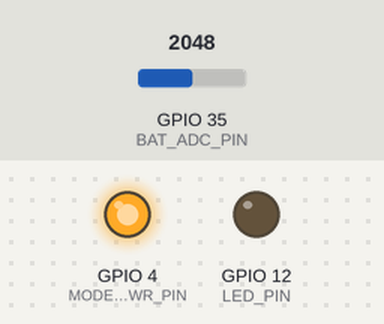
Bench run of a program on a simulated ESP32. Shown: output pins drawn as LEDs (lit = HIGH). The test bench sets the inputs (shaded band); at power-on: GPIO 35 (BAT_ADC_PIN) = 2048. Uploads are accepted with an empty reply; what the program prints to the serial monitor is not drawn. At 121.4 s the program puts the board to deep sleep or switches it off; the recording ends there.

Above: at 0.1 s.
At 17.3 s:
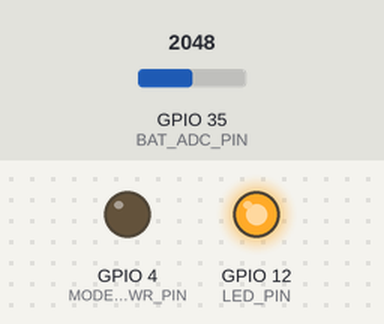
At 39.3 s:
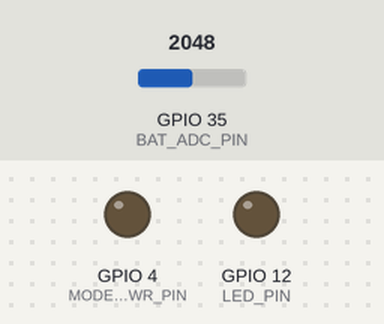
Timing chart, 0 to 40.0 s (numbered marks = the images above):
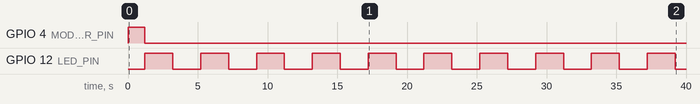

Measured:
- by itself, GPIO 4 (MODEM_PWR_PIN): LOW → HIGH at 0.02 s, → LOW 1.2 s later
- by itself, GPIO 12 (LED_PIN): alternates HIGH for 2.0 s and LOW for 2.0 s

The program:

main.cpp
```cpp
// Custom "AirTag" — GPS + LTE-M tracker firmware for LILYGO T-SIM7000G.
//
// Cycle: wake → power modem → GPS fix (with timeout) → LTE-M attach →
// HTTP POST one JSON ping to the self-hosted dashboard → modem off →
// ESP32 deep sleep. Everything is off between reports; deep-sleep draw
// on this board is ~1-2 mA (the modem's quiescent circuits dominate).

#include <Arduino.h>
#include "config.h"

#include <TinyGsmClient.h>
#include <ArduinoHttpClient.h>
#include <ArduinoJson.h>

// T-SIM7000G pin map (LilyGO schematic / official examples)
#define MODEM_PWR_PIN 4
#define MODEM_TX_PIN  27  // ESP32 TX -> SIM7000 RX
#define MODEM_RX_PIN  26  // ESP32 RX <- SIM7000 TX
#define LED_PIN       12
#define BAT_ADC_PIN   35  // battery voltage through onboard 1:2 divider

#define SerialAT Serial1

TinyGsm modem(SerialAT);
TinyGsmClient netClient(modem);
HttpClient http(netClient, SERVER_HOST, SERVER_PORT);

RTC_DATA_ATTR uint32_t bootCount = 0;

// The board runs PWRKEY through a level shifter, so the "hold low ≥1 s"
// power-on pulse from the SIM7000 datasheet is inverted here.
static void modemPowerOn() {
  pinMode(MODEM_PWR_PIN, OUTPUT);
  digitalWrite(MODEM_PWR_PIN, HIGH);
  delay(1200);
  digitalWrite(MODEM_PWR_PIN, LOW);
}

static uint16_t readBatteryMilliVolts() {
  analogSetAttenuation(ADC_11db);
  uint32_t sum = 0;
  for (int i = 0; i < 8; i++) {
    sum += analogReadMilliVolts(BAT_ADC_PIN);
    delay(2);
  }
  return (uint16_t)((sum / 8) * 2);  // undo the 1:2 divider
}

static void goToSleep() {
  // Cut GPS antenna power and shut the modem down before sleeping.
  modem.sendAT("+SGPIO=0,4,1,0");
  modem.waitResponse(1000L);
  modem.poweroff();
  digitalWrite(LED_PIN, HIGH);  // LED off (active low)
  Serial.printf("Sleeping %d min\n", SLEEP_MINUTES);
  Serial.flush();
  esp_sleep_enable_timer_wakeup((uint64_t)SLEEP_MINUTES * 60ULL * 1000000ULL);
  esp_deep_sleep_start();
}

struct Fix {
  bool  valid = false;
  float lat = 0, lon = 0, speed = 0, alt = 0;
  int   sats = 0;
};

static Fix acquireGps() {
  Fix fix;
  // SGPIO 4 switches the active GPS antenna's power rail on this board.
  modem.sendAT("+SGPIO=0,4,1,1");
  modem.waitResponse(1000L);
  modem.enableGPS();

  uint32_t deadline = millis() + GPS_TIMEOUT_S * 1000UL;
  while (millis() < deadline) {
    int vsat = 0, usat = 0;
    float accuracy = 0;
    if (modem.getGPS(&fix.lat, &fix.lon, &fix.speed, &fix.alt,
                     &vsat, &usat, &accuracy)) {
      fix.valid = true;
      fix.sats = usat;
      Serial.printf("Fix: %.6f,%.6f sats=%d\n", fix.lat, fix.lon, usat);
      break;
    }
    digitalWrite(LED_PIN, !digitalRead(LED_PIN));  // blink while searching
    delay(2000);
  }
  modem.disableGPS();
  return fix;
}

static bool sendPing(const Fix& fix, uint16_t battMv) {
  JsonDocument doc;
  doc["id"]      = DEVICE_ID;
  doc["fix"]     = fix.valid;
  if (fix.valid) {
    doc["lat"]   = fix.lat;
    doc["lon"]   = fix.lon;
    doc["speed"] = fix.speed;
    doc["alt"]   = fix.alt;
    doc["sats"]  = fix.sats;
  }
  doc["batt_mv"] = battMv;
  doc["boot"]    = bootCount;
  doc["csq"]     = modem.getSignalQuality();

  String body;
  serializeJson(doc, body);
  Serial.println("POST " + body);

  http.setTimeout(20000);
  http.beginRequest();
  http.post(SERVER_PATH);
  http.sendHeader("Content-Type", "application/json");
  http.sendHeader("X-Token", API_TOKEN);
  http.sendHeader("Content-Length", body.length());
  http.beginBody();
  http.print(body);
  http.endRequest();

  int status = http.responseStatusCode();
  http.responseBody();  // drain
  http.stop();
  Serial.printf("HTTP %d\n", status);
  return status >= 200 && status < 300;
}

void setup() {
  bootCount++;
  Serial.begin(115200);
  pinMode(LED_PIN, OUTPUT);
  digitalWrite(LED_PIN, LOW);  // LED on = awake

  uint16_t battMv = readBatteryMilliVolts();
  Serial.printf("Boot %u, batt %u mV\n", bootCount, battMv);

  modemPowerOn();
  SerialAT.begin(115200, SERIAL_8N1, MODEM_RX_PIN, MODEM_TX_PIN);

  // The modem takes a few seconds to boot; poll AT until it answers.
  bool up = false;
  for (int i = 0; i < 15 && !up; i++) up = modem.testAT(1000);
  if (!up) {
    Serial.println("Modem not responding");
    goToSleep();
  }
  modem.init();

  // GPS first, radio second: SIM7000 shares the RF front end, and a
  // simultaneous LTE attach slows the GNSS cold start noticeably.
  Fix fix = acquireGps();

  modem.setNetworkMode(38);   // LTE only
  modem.setPreferredMode(1);  // CAT-M
  if (!modem.waitForNetwork(NET_TIMEOUT_S * 1000L) ||
      !modem.gprsConnect(GPRS_APN, GPRS_USER, GPRS_PASS)) {
    Serial.println("No network — will retry next wake");
    goToSleep();
  }
  Serial.println("Network up, IP: " + modem.getLocalIP());

  for (int attempt = 0; attempt < 3; attempt++) {
    if (sendPing(fix, battMv)) break;
    delay(3000);
  }

  modem.gprsDisconnect();
  goToSleep();
}

void loop() {}  // never reached — setup() ends in deep sleep
```

config.h
```cpp
#pragma once

// ---- Identity ----
#define DEVICE_ID       "tag-01"

// ---- Server (your self-hosted dashboard) ----
// Public hostname or IP where server/app.py is reachable from the internet.
// No scheme, no path — just the host. Port 80 if behind a reverse proxy,
// 8000 if you expose uvicorn directly.
#define SERVER_HOST     "tracker.example.com"
#define SERVER_PORT     8000
#define SERVER_PATH     "/api/ping"

// Shared secret — must match API_TOKEN on the server. Change it!
#define API_TOKEN       "change-me-long-random-string"

// ---- Cellular ----
// Hologram's APN. If you use a different IoT SIM, set its APN here.
#define GPRS_APN        "hologram"
#define GPRS_USER       ""
#define GPRS_PASS       ""

// ---- Duty cycle ----
// Minutes of deep sleep between location reports. Battery life scales
// almost linearly with this: 10 min ≈ days, 60 min ≈ weeks on 3000 mAh.
#define SLEEP_MINUTES   15

// Give up on GPS after this many seconds and report fix=false anyway
// (cold starts outdoors typically fix in 30-60 s; indoors may never fix).
#define GPS_TIMEOUT_S   120

// Give up on the cellular network after this many seconds.
#define NET_TIMEOUT_S   90
```
